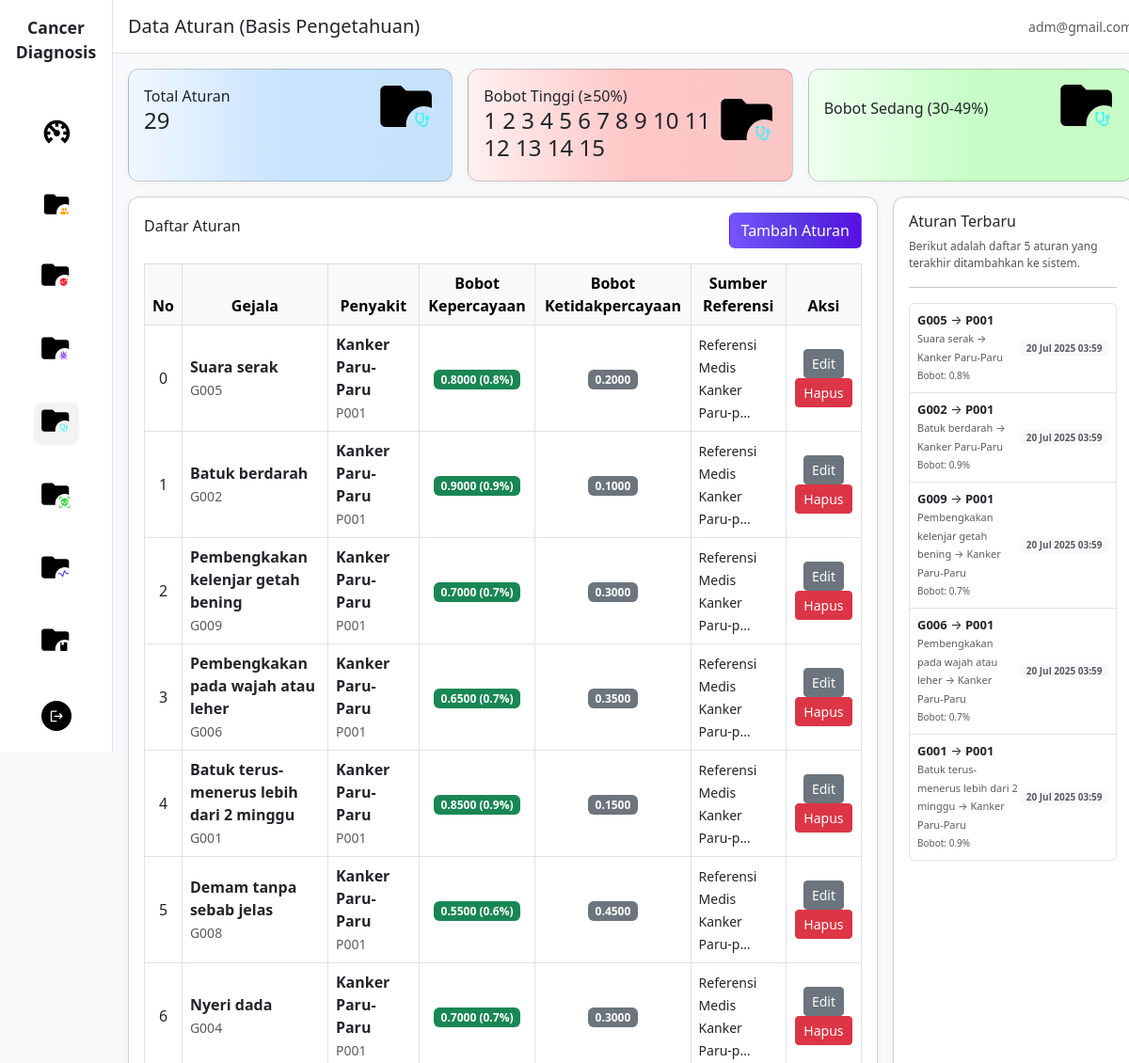
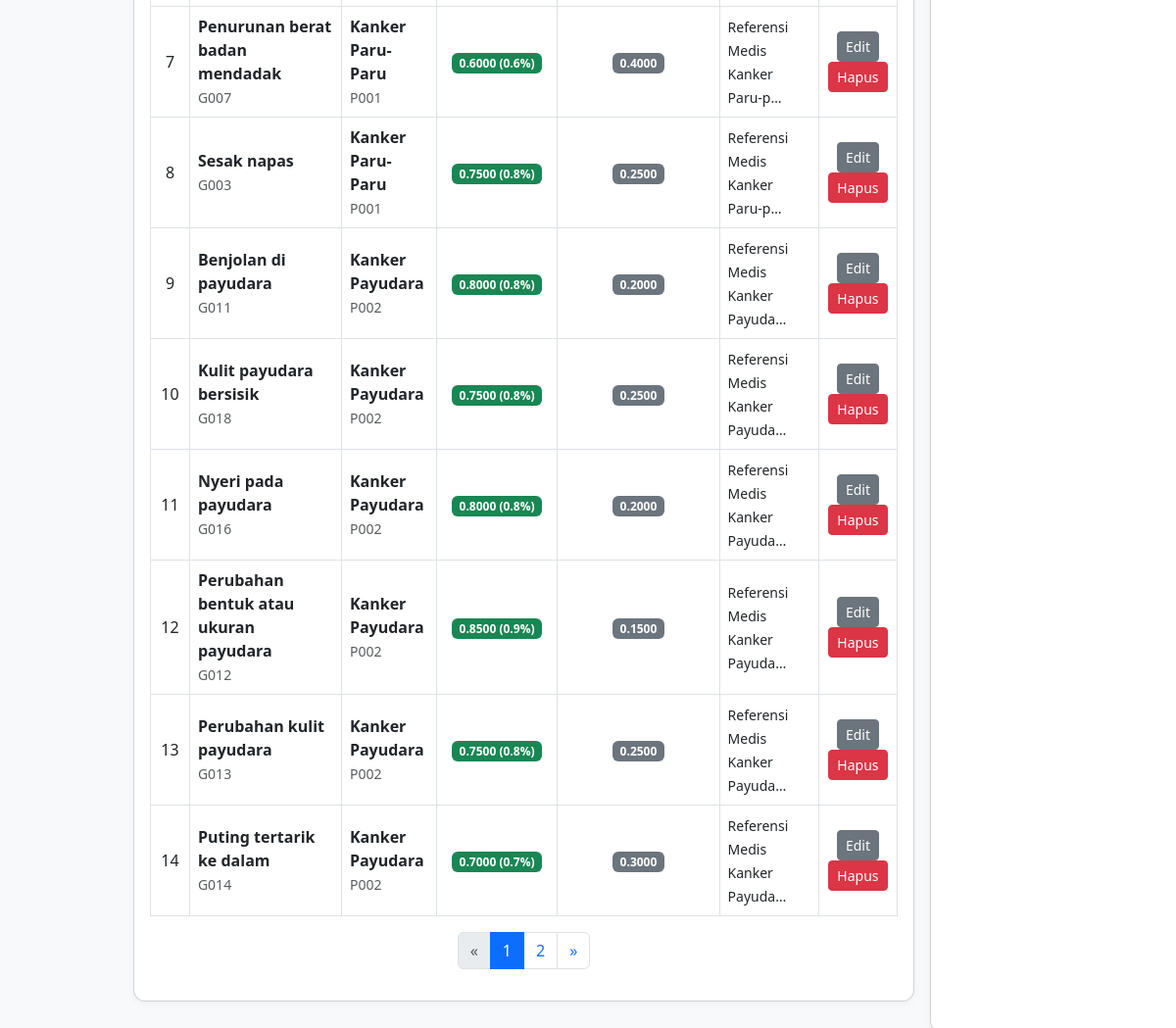
Page /aturan/ on the committed database (2 pictures, top to bottom).
### sp_kanker_diagnosa_app/models.py (models this page shows, shortened)
class BasisPengetahuan(models.Model):
    gejala = models.ForeignKey(Gejala, on_delete=models.CASCADE, related_name='basis_pengetahuan')
    penyakit = models.ForeignKey(Penyakit, on_delete=models.CASCADE, related_name='basis_pengetahuan')
    bobot_kepercayaan = models.DecimalField(
        max_digits=5,
        decimal_places=4,
        validators=[MinValueValidator(Decimal('0.0000')), MaxValueValidator(Decimal('1.0000'))],
        help_text="Nilai antara 0.0000 - 1.0000 (Contoh: 0.6000 untuk kepercayaan 60%)"
    )
    bobot_ketidakpercayaan = models.DecimalField(
        max_digits=5,
        decimal_places=4,
        validators=[MinValueValidator(Decimal('0.0000')), MaxValueValidator(Decimal('1.0000'))],
        default=Decimal('0.0000'),
        help_text="Nilai ketidakpercayaan (1 - bobot_kepercayaan)"
    )
    sumber_referensi = models.CharField(max_length=200, blank=True, help_text="Sumber referensi untuk bobot ini")
    dibuat = models.DateTimeField(auto_now_add=True)
    diperbarui = models.DateTimeField(auto_now=True)
    class Meta:
        unique_together = ('gejala', 'penyakit')
        verbose_name = "Basis Pengetahuan"
        verbose_name_plural = "Basis Pengetahuan"
        ordering = ['penyakit', 'gejala']

class Gejala(models.Model):
    KATEGORI_CHOICES = [
        ('UMUM', 'Gejala Umum'),
        ('KHUSUS', 'Gejala Khusus'),
        ('LANJUTAN', 'Gejala Lanjutan'),
    ]
    kode = models.CharField(max_length=10, unique=True)
    nama = models.CharField(max_length=150)
    deskripsi = models.TextField(blank=True)
    kategori = models.CharField(max_length=20, choices=KATEGORI_CHOICES, default='UMUM')
    pertanyaan = models.TextField(help_text="Pertanyaan untuk mengidentifikasi gejala")
    dibuat = models.DateTimeField(auto_now_add=True)
    class Meta:
        verbose_name = "Gejala"
        verbose_name_plural = "Gejala"
        ordering = ['kategori', 'nama']

class Penyakit(models.Model):
    kode = models.CharField(max_length=10, unique=True)
    nama = models.CharField(max_length=100)
    deskripsi = models.TextField(blank=True)
    tingkat_keganasan = models.CharField(max_length=20, choices=[
        ('RENDAH', 'Rendah'),
        ('SEDANG', 'Sedang'),
        ('TINGGI', 'Tinggi'),
    ], default='SEDANG')
    pengobatan = models.TextField(blank=True)
    pencegahan = models.TextField(blank=True)
    dibuat = models.DateTimeField(auto_now_add=True)
    class Meta:
        verbose_name = "Penyakit"
        verbose_name_plural = "Penyakit"
        ordering = ['nama']

### sp_kanker_diagnosa_app/views.py (the view)
# urls.py: path('aturan/', views.aturan_list, name='aturan_list'),
def aturan_list(request):
    aturan_qs = BasisPengetahuan.objects.select_related('gejala', 'penyakit').all()
    paginator = Paginator(aturan_qs.order_by('penyakit', 'gejala'), 15)
    page_number = request.GET.get('page')
    page_obj = paginator.get_page(page_number)
    context = {
        'page_obj': page_obj,
        'aturan_count': aturan_qs.count(),
    }
    return render(request, 'aturan/list.html', context)

### templates/aturan/list.html (shortened to what this page needs)
{% extends 'base.html' %}
{% load static %}
{% block content %}
<main class="col-md-10 col-lg-11 col-12 main-content">
    <div class="p-3 bg-white border-bottom d-flex justify-content-between align-items-center flex-wrap">
        <h5 class="mb-0">Data Aturan (Basis Pengetahuan)</h5>
        <div class="text-end">
            <small class="text-muted">{{ request.user.email|default:"adm@gmail.com" }}</small>
        </div>
    </div>
    <div class="row g-3 p-3">
        <div class="col-12 col-sm-6 col-lg-4">
            <div class="card card-custom p-3 h-100" style="background: linear-gradient(to right, #f0f7ff 0%, #c7e3fe, #c6e3fb 100%);">
                <div class="d-flex align-items-center justify-content-between">
                    <div>
                        <div>Total Aturan</div>
                        <h4 class="mb-1">{{ aturan_count|default:"0" }}</h4>
                    </div>
                    <img src="{% static 'img/icon-aturan.svg' %}" alt="icon aturan" class="stat-icon">
                </div>
            </div>
        </div>
        <div class="col-12 col-sm-6 col-lg-4">
            <div class="card card-custom p-3 h-100" style="background: linear-gradient(to right, #fff0f0 0%, #fec7c7, #fbc6c6 100%);">
                <div class="d-flex align-items-center justify-content-between">
                    <div>
                        <div>Bobot Tinggi (≥50%)</div>
                        <h4 class="mb-1">
                            {% if page_obj %}
                                {% for aturan in page_obj %}
                                    {% if aturan.bobot_kepercayaan >= 0.5 %}
                                        {{ forloop.counter }}
                                    {% endif %}
                                {% endfor %}
                            {% else %}
                                0
                            {% endif %}
                        </h4>
                    </div>
                    <img src="{% static 'img/icon-aturan.svg' %}" alt="icon aturan" class="stat-icon">
                </div>
            </div>
        </div>
        <div class="col-12 col-sm-6 col-lg-4">
            <div class="card card-custom p-3 h-100" style="background: linear-gradient(to right, #f0fff0 0%, #c7fec7, #c6fbc6 100%);">
                <div class="d-flex align-items-center justify-content-between">
                    <div>
                        <div>Bobot Sedang (30-49%)</div>
                    </div>
                    <img src="{% static 'img/icon-aturan.svg' %}" alt="icon aturan" class="stat-icon">
                </div>
            </div>
        </div>
    </div>
    <div class="row g-3 px-3">
        <div class="col-12 col-lg-9 mb-3 mb-lg-0">
            <div class="card card-custom p-3 table-card">
                <div class="d-flex justify-content-between align-items-center">
                    <h6>Daftar Aturan</h6>
                    <a href="{% url 'aturan_create' %}" class="btn"
                       style="background: linear-gradient(to left, #5711e2 0%, #5839e3, #7556fd 100%); color: #fff; font-weight: 300;">
                        Tambah Aturan
                    </a>
                </div>
                <div class="table-responsive">
                    <table class="table table-bordered mt-3 align-middle">
                        <thead class="table-light">
                            <tr class="text-center">
                                <th>No</th>
                                <th>Gejala</th>
                                <th>Penyakit</th>
                                <th>Bobot Kepercayaan</th>
                                <th>Bobot Ketidakpercayaan</th>
                                <th>Sumber Referensi</th>
                                <th>Aksi</th>
                            </tr>
                        </thead>
                        <tbody>
                            {% if page_obj %}
                                {% for aturan in page_obj %}
                                <tr>
                                    <td class="text-center">
                                        {% if page_obj.has_other_pages %}
                                            {{ forloop.counter0|add:page_obj.start_index|add:"-1" }}
                                        {% else %}
                                            {{ forloop.counter }}
                                        {% endif %}
                                    </td>
                                    <td>
                                        <strong>{{ aturan.gejala.nama }}</strong>
                                        <br>
                                        <small class="text-muted">{{ aturan.gejala.kode }}</small>
                                    </td>
                                    <td>
                                        <strong>{{ aturan.penyakit.nama }}</strong>
                                        <br>
                                        <small class="text-muted">{{ aturan.penyakit.kode }}</small>
                                    </td>
                                    <td class="text-center">
                                        <span class="badge bg-success">
                                            {{ aturan.bobot_kepercayaan|floatformat:4 }} ({{ aturan.bobot_kepercayaan|floatformat:1 }}%)
                                        </span>
                                    </td>
                                    <td class="text-center">
                                        <span class="badge bg-secondary">
                                            {{ aturan.bobot_ketidakpercayaan|floatformat:4 }}
                                        </span>
                                    </td>
                                    <td>
                                        {% if aturan.sumber_referensi %}
                                            <small>{{ aturan.sumber_referensi|truncatechars:30 }}</small>
                                        {% else %}
                                            <span class="text-muted">-</span>
                                        {% endif %}
                                    </td>
                                    <td class="text-center">
                                        <a href="{% url 'aturan_update' aturan.id %}" class="btn btn-sm btn-secondary">Edit</a>
                                        <a href="{% url 'aturan_delete' aturan.id %}" class="btn btn-sm btn-danger" onclick="return confirm('Yakin hapus data aturan ini?')">Hapus</a>
                                    </td>
                                </tr>
                                {% endfor %}
                            {% else %}
                                <tr>
                                    <td colspan="7" class="text-center text-muted">Tidak ada data aturan.</td>
                                </tr>
                            {% endif %}
                        </tbody>
                    </table>
                    {% if page_obj.has_other_pages %}
                    <nav>
                        <ul class="pagination justify-content-center flex-wrap">
                            {% if page_obj.has_previous %}
                                <li class="page-item">
                                    <a class="page-link" href="?page={{ page_obj.previous_page_number }}">&laquo;</a>
                                </li>
                            {% else %}
                                <li class="page-item disabled"><span class="page-link">&laquo;</span></li>
                            {% endif %}
                            {% for num in page_obj.paginator.page_range %}
                                {% if num == page_obj.number %}
                                    <li class="page-item active"><span class="page-link">{{ num }}</span></li>
                                {% elif num >= page_obj.number|add:'-2' and num <= page_obj.number|add:'2' %}
                                    <li class="page-item">
                                        <a class="page-link" href="?page={{ num }}">{{ num }}</a>
                                    </li>
                                {% elif num == 1 or num == page_obj.paginator.num_pages %}
                                    <li class="page-item">
                                        <a class="page-link" href="?page={{ num }}">{{ num }}</a>
                                    </li>
                                {% elif num == page_obj.number|add:'-3' or num == page_obj.number|add:'3' %}
                                    <li class="page-item disabled"><span class="page-link">...</span></li>
                                {% endif %}
                            {% endfor %}
                            {% if page_obj.has_next %}
                                <li class="page-item">
                                    <a class="page-link" href="?page={{ page_obj.next_page_number }}">&raquo;</a>
                                </li>
                            {% else %}
                                <li class="page-item disabled"><span class="page-link">&raquo;</span></li>
                            {% endif %}
                        </ul>
                    </nav>
                    {% endif %}
                </div>
            </div>
        </div>
        <div class="col-12 col-lg-3 mb-3 mb-lg-0">
            <div class="card card-custom p-3 h-100 d-flex flex-column justify-content-between">
                <div>
                    <h6 class="">Aturan Terbaru</h6>
                    <p style="font-size: 12px; color: #555;">
                        Berikut adalah daftar 5 aturan yang terakhir ditambahkan ke sistem.
                    </p>
                    <hr>
                    <ul class="list-group mb-2" style="font-size: 13px;">
                        {% if page_obj %}
                            {% for aturan in page_obj|slice:":5" %}
                                <li class="list-group-item d-flex justify-content-between align-items-center py-2 px-2">
                                    <div>
                                        <strong>{{ aturan.gejala.kode|default:"-" }}</strong> → <strong>{{ aturan.penyakit.kode|default:"-" }}</strong>
                                        <br>
                                        <span class="text-muted" style="font-size:11px;">
                                            {{ aturan.gejala.nama|default:"-" }} → {{ aturan.penyakit.nama|default:"-" }}
                                        </span>
                                        <br>
                                        <span class="text-muted" style="font-size:10px;">
                                            Bobot: {{ aturan.bobot_kepercayaan|floatformat:1 }}%
                                        </span>
                                    </div>
                                    <div class="d-flex align-items-center gap-1">
                                        <span class="badge bg-light text-muted" style="font-size:10px;">
                                            {{ aturan.dibuat|date:"d M Y H:i" }}
                                        </span>
                                    </div>
                                </li>
                            {% endfor %}
                        {% else %}
                            <li class="list-group-item text-muted text-center py-2 px-2">Belum ada data aturan.</li>
                        {% endif %}
                    </ul>
                </div>
            </div>
        </div>
    </div>
</main>
{% endblock %}

### static/css/db.css (style rules this page uses)
body { background-color: #f8f9fa; }
.card-custom { border-radius: 12px; box-shadow: 0 2px 8px rgba(0, 0, 0, 0.04); }
.main-content { padding-left: 0; padding-right: 0; min-height: 100vh; background: #f8f9fa; }
.stat-icon { width: 60px; height: auto; }
.table-card { margin-bottom: 2rem; }
.active { background-color: #7556fd important; }

### rows in the picture
BasisPengetahuan: gejala.nama "Suara serak", gejala.kode "G005", penyakit.nama "Kanker Paru-Paru", penyakit.kode "P001", bobot_kepercayaan "0.8000", bobot_kepercayaan "0.8", bobot_ketidakpercayaan "0.2000", sumber_referensi "Referensi Medis Kanker Paru-p…", dibuat "20 Jul 2025 03:59"
BasisPengetahuan: gejala.nama "Batuk berdarah", gejala.kode "G002", penyakit.nama "Kanker Paru-Paru", penyakit.kode "P001", bobot_kepercayaan "0.9000", bobot_kepercayaan "0.9", bobot_ketidakpercayaan "0.1000", sumber_referensi "Referensi Medis Kanker Paru-p…", dibuat "20 Jul 2025 03:59"
BasisPengetahuan: gejala.nama "Pembengkakan kelenjar getah bening", gejala.kode "G009", penyakit.nama "Kanker Paru-Paru", penyakit.kode "P001", bobot_kepercayaan "0.7000", bobot_kepercayaan "0.7", bobot_ketidakpercayaan "0.3000", sumber_referensi "Referensi Medis Kanker Paru-p…", dibuat "20 Jul 2025 03:59"
BasisPengetahuan: gejala.nama "Pembengkakan pada wajah atau leher", gejala.kode "G006", penyakit.nama "Kanker Paru-Paru", penyakit.kode "P001", bobot_kepercayaan "0.6500", bobot_kepercayaan "0.7", bobot_ketidakpercayaan "0.3500", sumber_referensi "Referensi Medis Kanker Paru-p…", dibuat "20 Jul 2025 03:59"
BasisPengetahuan: gejala.nama "Batuk terus-menerus lebih dari 2 minggu", gejala.kode "G001", penyakit.nama "Kanker Paru-Paru", penyakit.kode "P001", bobot_kepercayaan "0.8500", bobot_kepercayaan "0.9", bobot_ketidakpercayaan "0.1500", sumber_referensi "Referensi Medis Kanker Paru-p…", dibuat "20 Jul 2025 03:59"
BasisPengetahuan: gejala.nama "Demam tanpa sebab jelas", gejala.kode "G008", penyakit.nama "Kanker Paru-Paru", penyakit.kode "P001", bobot_kepercayaan "0.5500", bobot_kepercayaan "0.6", bobot_ketidakpercayaan "0.4500", sumber_referensi "Referensi Medis Kanker Paru-p…"
BasisPengetahuan: gejala.nama "Nyeri dada", gejala.kode "G004", penyakit.nama "Kanker Paru-Paru", penyakit.kode "P001", bobot_kepercayaan "0.7000", bobot_kepercayaan "0.7", bobot_ketidakpercayaan "0.3000", sumber_referensi "Referensi Medis Kanker Paru-p…"
BasisPengetahuan: gejala.nama "Penurunan berat badan mendadak", gejala.kode "G007", penyakit.nama "Kanker Paru-Paru", penyakit.kode "P001", bobot_kepercayaan "0.6000", bobot_kepercayaan "0.6", bobot_ketidakpercayaan "0.4000", sumber_referensi "Referensi Medis Kanker Paru-p…"
BasisPengetahuan: gejala.nama "Sesak napas", gejala.kode "G003", penyakit.nama "Kanker Paru-Paru", penyakit.kode "P001", bobot_kepercayaan "0.7500", bobot_kepercayaan "0.8", bobot_ketidakpercayaan "0.2500", sumber_referensi "Referensi Medis Kanker Paru-p…"
BasisPengetahuan: gejala.nama "Benjolan di payudara", gejala.kode "G011", penyakit.nama "Kanker Payudara", penyakit.kode "P002", bobot_kepercayaan "0.8000", bobot_kepercayaan "0.8", bobot_ketidakpercayaan "0.2000", sumber_referensi "Referensi Medis Kanker Payuda…"
BasisPengetahuan: gejala.nama "Kulit payudara bersisik", gejala.kode "G018", penyakit.nama "Kanker Payudara", penyakit.kode "P002", bobot_kepercayaan "0.7500", bobot_kepercayaan "0.8", bobot_ketidakpercayaan "0.2500", sumber_referensi "Referensi Medis Kanker Payuda…"
BasisPengetahuan: gejala.nama "Nyeri pada payudara", gejala.kode "G016", penyakit.nama "Kanker Payudara", penyakit.kode "P002", bobot_kepercayaan "0.8000", bobot_kepercayaan "0.8", bobot_ketidakpercayaan "0.2000", sumber_referensi "Referensi Medis Kanker Payuda…"
BasisPengetahuan: gejala.nama "Perubahan bentuk atau ukuran payudara", gejala.kode "G012", penyakit.nama "Kanker Payudara", penyakit.kode "P002", bobot_kepercayaan "0.8500", bobot_kepercayaan "0.9", bobot_ketidakpercayaan "0.1500", sumber_referensi "Referensi Medis Kanker Payuda…"
BasisPengetahuan: gejala.nama "Perubahan kulit payudara", gejala.kode "G013", penyakit.nama "Kanker Payudara", penyakit.kode "P002", bobot_kepercayaan "0.7500", bobot_kepercayaan "0.8", bobot_ketidakpercayaan "0.2500", sumber_referensi "Referensi Medis Kanker Payuda…"
BasisPengetahuan: gejala.nama "Puting tertarik ke dalam", gejala.kode "G014", penyakit.nama "Kanker Payudara", penyakit.kode "P002", bobot_kepercayaan "0.7000", bobot_kepercayaan "0.7", bobot_ketidakpercayaan "0.3000", sumber_referensi "Referensi Medis Kanker Payuda…"

### other values in the picture
{{ aturan_count|default:"0" }} "29"
{{ num }} "1"
{{ num }} "2"
